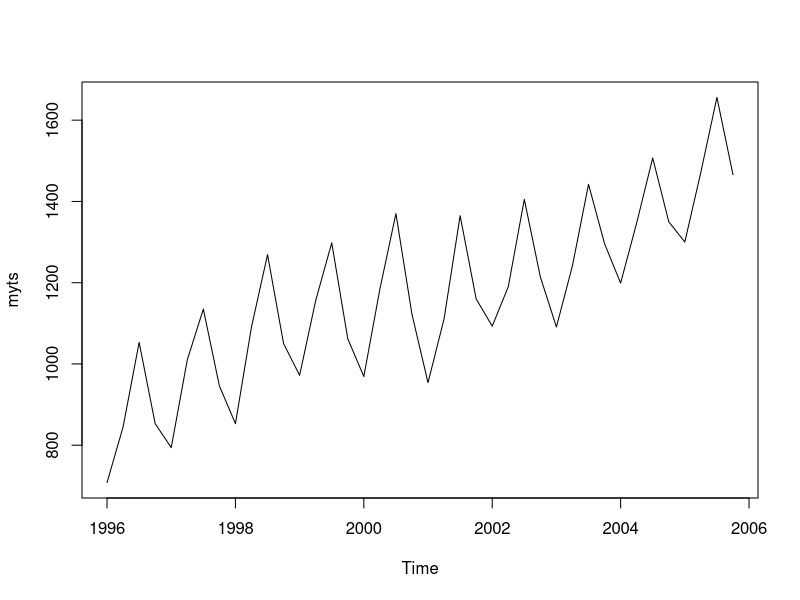
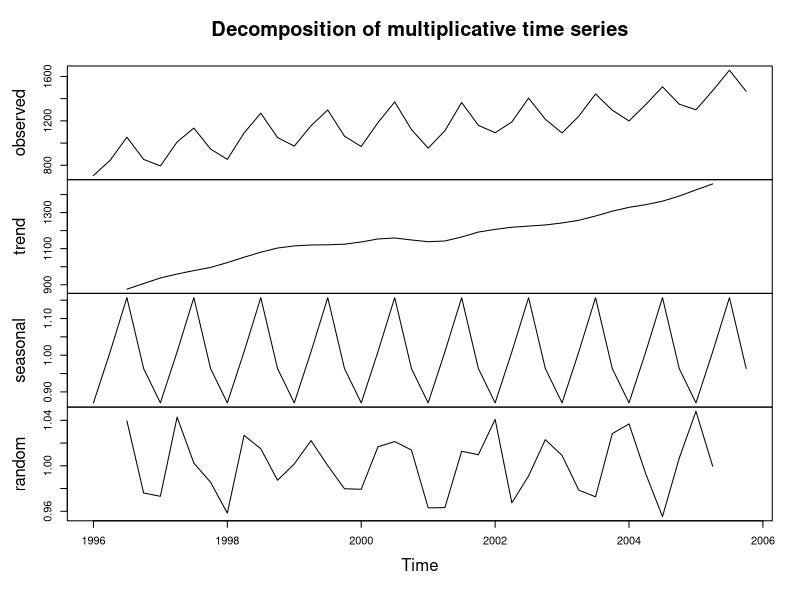
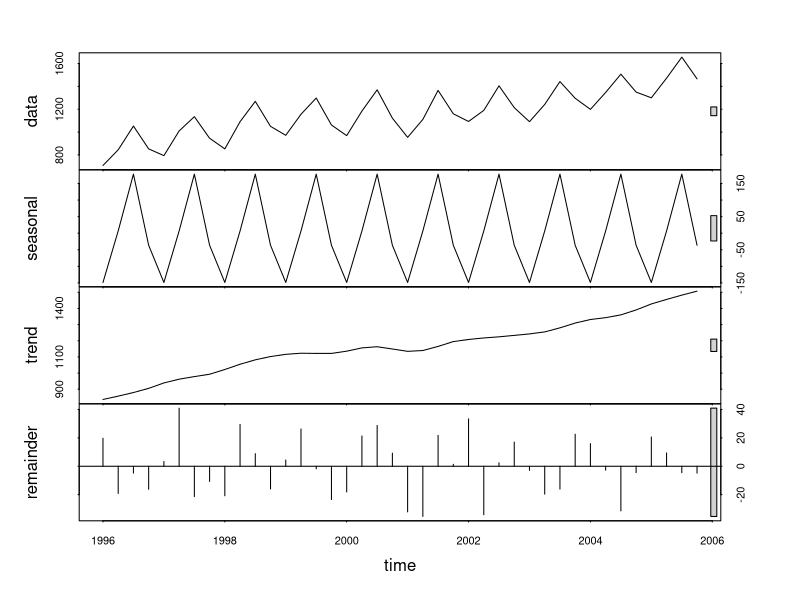
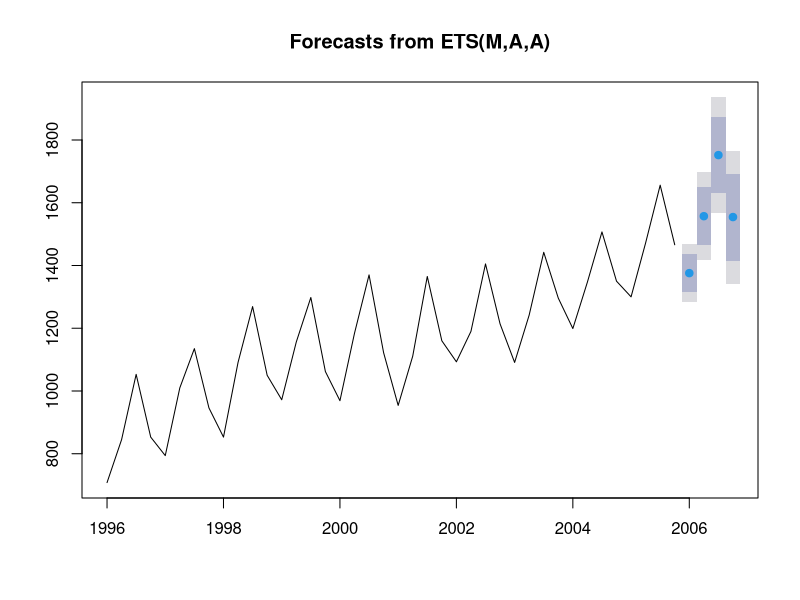
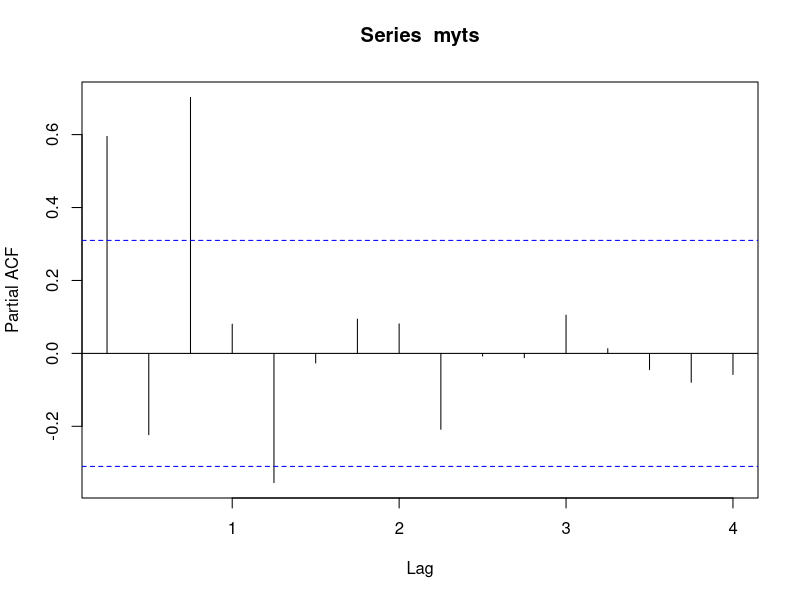
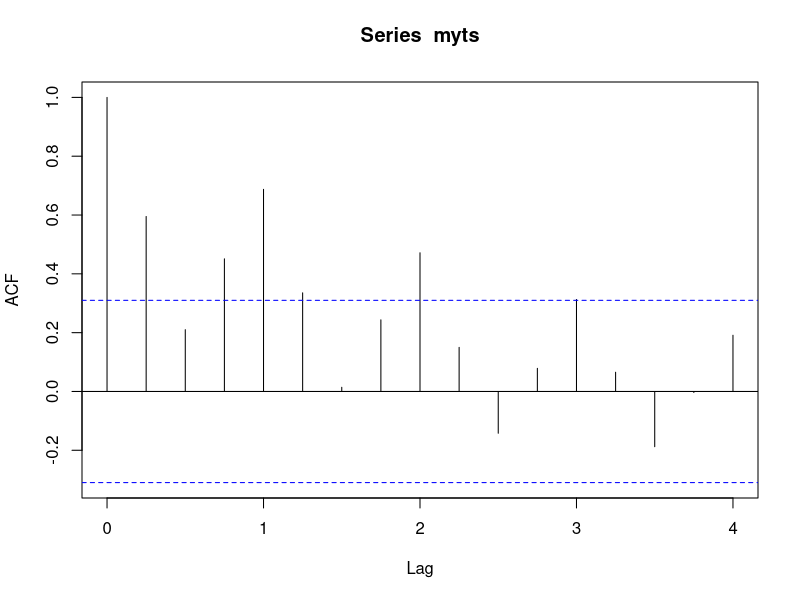
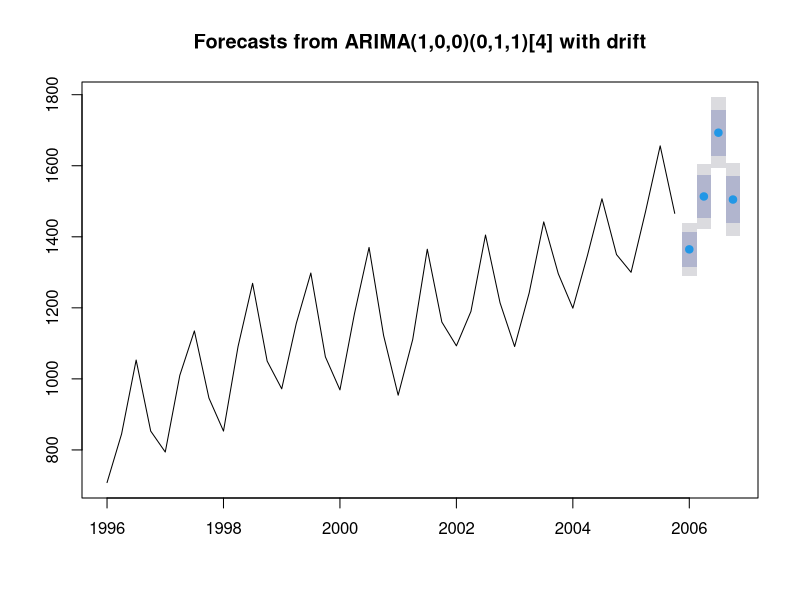
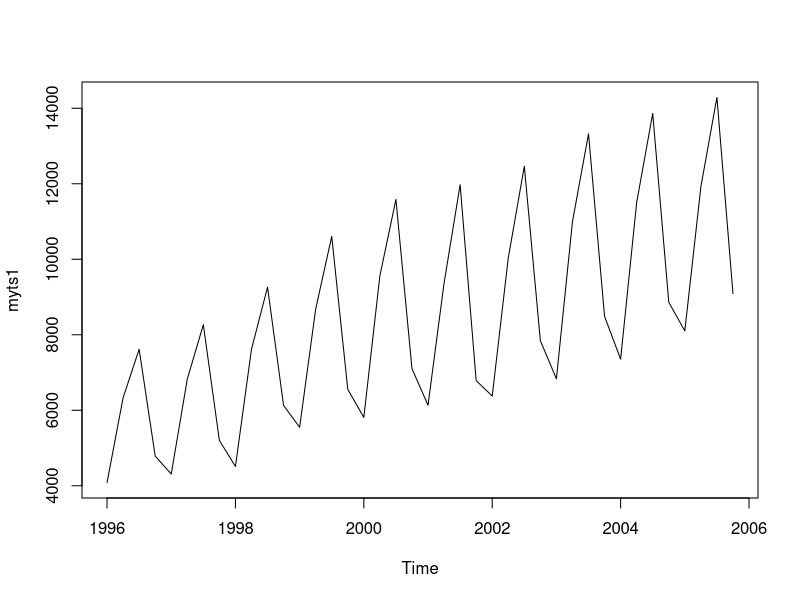

R code for these plots, in order: (Note: this script raises an error after producing the figures.)

tsdata <- read.csv('Book3.csv', header=TRUE, sep=",")
View(tsdata)


###for ireland only
myts   <- ts(tsdata$Ireland, start=c(1996, 1), end=c(2005, 4), frequency=4) 

# plot series
plot(myts)

####decompose function###

fit <- decompose(myts, type = c("multiplicative"))
fit$seasonal
fit$trend
fit$type  #multiplicative
plot(fit)  

##stl()

fit <- stl(myts, s.window="period")
plot(fit)  
print(fit$time.series)  
  
#Exponential Models
#Both the HoltWinters() function in the base installation, and the ets() function in the forecast package, can be used to fit exponential models
#Forecast package
# simple exponential - models level
fit1 <- HoltWinters(myts, beta=FALSE, gamma=FALSE)
ls(fit1)
require(forecast)
accuracy(fit1$fitted, myts) #MAPE = 10.80, MAE = 127

# double exponential - models level and trend
fit2 <- HoltWinters(myts, gamma=FALSE)
accuracy(fit2$fitted, myts)
# triple exponential - models level, trend, and seasonal components
fit3 <- HoltWinters(myts)
accuracy(fit3$fitted, myts) #MAPE - 3.304
forecast(fit3, 2)

# predictive accuracy
library(forecast)

###using ets function
fit<-ets(myts)
accuracy(fit$fitted, myts) # MAPE = 2.428
summary(fit)
x <-forecast(fit, 4)  # predict next four future values
plot(forecast(fit, 4))

###
ndiffs(myts)

###
pacf(myts)
acf(myts)

# fit an ARIMA model of order P, D, Q
fit <- arima(myts, order=c(1, 0, 1))
summary(fit)  #MAPE = 10.389

fit <-auto.arima(myts)
ls(fit)
fit$model
fit$series
summary(fit)   ##MAPE = 2.492

# predictive accuracy
library(forecast)
accuracy(fit)

# predict next 4 observations
library(forecast)
forecast(fit, 4)
plot(forecast(fit, 4))

#Automated Forecasting
#The forecast package provides functions for the automatic selection of exponential and ARIMA models. 
#The ets() function supports both additive and multiplicative models. 
#The auto.arima() function can handle both seasonal and nonseasonal ARIMA models. Models are chosen to maximize one of several fit criteria.


##for other EU - not IRELAND##
myts1 <- ts(tsdata$Other.EU.not.Ireland, start=c(1996, 1), end=c(2005, 4), frequency=4) 

# plot series
plot(myts1)

####decompose function###

fit <- decompose(myts1, type = c("multiplicative"))
fit$seasonal
fit$trend
fit$type  
plot(fit)  

##stl()

fit <- stl(myts1, s.window="period")
plot(fit)  
print(fit$time.series)  


# predictive accuracy
library(forecast)
accuracy(fit)

fit<-ets(myts1)
accuracy(fit$fitted, myts1) #MAPE - 2.279
summary(fit)
y <- forecast(fit, 4)
plot(forecast(fit, 4))

# predict next four future values
forecast(fit, 4)
plot(forecast(fit, 4))

###
ndiffs(myts1)

###
pacf(myts)
acf(myts1)

# fit an ARIMA model of order P, D, Q
fit <- arima(myts1, order=c(0, 1, 0))
summary(fit)

fit <-auto.arima(myts1)
ls(fit)
fit$model
fit$series
summary(fit)  #3.094999 accuracy

# predictive accuracy
library(forecast)
accuracy(fit)

# predict next 4 observations
library(forecast)
forecast(fit, 4)
plot(forecast(fit, 4))




  ####### for rest of Europe ########
  
  ##for rest europe##
  myts3 <- ts(tsdata$Rest.of.Europe..and.Med, start=c(1996, 1), end=c(2005, 4), frequency=4) 
  
  # plot series
  plot(myts3)
  
  ####decompose function###
  fit <- decompose(myts3, type = c("multiplicative"))
  fit$seasonal
  fit$trend
  fit$type  
  plot(fit)  
  
  ##stl()
  
  fit <- stl(myts3, s.window="period")
  plot(fit)  
  print(fit$time.series)  
  
  
  # predictive accuracy
  library(forecast)
  accuracy(fit)
  
  fit<-ets(myts3)
  accuracy(fit$fitted, myts3)   ###MAPE - 2.8717
  summary(fit)
  
  # predict next four future values
  u <- forecast(fit, 4)
  plot(forecast(fit, 4))
  
  ###
  ndiffs(myts3)
  
  ###
  pacf(myts3)
  acf(myts3)
  
  # fit an ARIMA model of order P, D, Q
  fit <- arima(myts3, order=c(1, 0, 1))
  summary(fit)
  
  fit <-auto.arima(myts3)
  ls(fit)
  fit$model
  fit$series
  summary(fit)  # MAPE - 3.568
  
  # predictive accuracy
  library(forecast)
  
  # predict next 4 observations
  forecast(fit, 4)
  plot(forecast(fit, 4))
  
  
  ####### for rest of world########
  
  myts4 <- ts(tsdata$Rest.of.World, start=c(1996, 1), end=c(2005, 4), frequency=4) 
  
  # plot series
  plot(myts4)
  
  ####decompose function###
  fit <- decompose(myts4, type = c("multiplicative"))
  fit$seasonal
  fit$trend
  fit$type  
  plot(fit)  
  
  ##stl()
  
  fit <- stl(myts4, s.window="period")
  plot(fit)  
  print(fit$time.series)  
  
  # simple exponential - models level
  fit1 <- HoltWinters(myts4, beta=FALSE, gamma=FALSE)
  ls(fit1)
  require(forecast)
  accuracy(fit1$fitted, myts4)
  
  # double exponential - models level and trend
  fit2 <- HoltWinters(myts4, gamma=FALSE)
  accuracy(fit2$fitted, myts4)
  # triple exponential - models level, trend, and seasonal components
  fit3 <- HoltWinters(myts4)
  accuracy(fit3$fitted, myts4)
  forecast(fit3, 4) ##8.74 acc
  
  # predictive accuracy
  library(forecast)
  
  fit<-ets(myts4)
  accuracy(fit$fitted, myts4) ##7.70 is MAPE
  summary(fit) 
  
  # predict next four future values
  v <- forecast(fit, 4)
  plot(forecast(fit, 4))
  

  # fit an ARIMA model of order P, D, Q
  fit <- arima(myts4, order=c(1, 0, 1))
  summary(fit)
  
  fit <-auto.arima(myts4)
  ls(fit)
  fit$model
  fit$series
  summary(fit)  #8.607 is the accuracy
  
  # predictive accuracy
  library(forecast)
  accuracy(fit)
  
  # predict next 4 observations
  library(forecast)
  forecast(fit, 4)
  plot(forecast(fit, 4))
  
  
  
  #for total##
  myts5 <- ts(tsdata$Total, start=c(1996, 1), end=c(2005, 4), frequency=4) 
  
  # plot series
  plot(myts5)
  
  ####decompose function###
  fit <- decompose(myts5, type = c("multiplicative"))
  fit$seasonal
  fit$trend
  fit$type  
  plot(fit)  
  
  ##stl()
  
  fit <- stl(myts5, s.window="period")
  plot(fit)  
  print(fit$time.series)  
  
  
  # predictive accuracy
  library(forecast)
  
  fit<-ets(myts5)
  accuracy(fit$fitted, myts5) ##MAPE = 1.9487
  summary(fit)
  
  # predict next four future values
  z <- forecast(fit, 4)
  plot(forecast(fit, 4))
  
  ###
  ndiffs(myts5)
  
  ###
  pacf(myts5)
  acf(myts5)
  
  # fit an ARIMA model of order P, D, Q
  fit <- arima(myts5, order=c(1, 0, 1))
  summary(fit)
  
  fit <-auto.arima(myts5)
  ls(fit)
  fit$model
  fit$series
  summary(fit)  #2.429914 is the accuracy
  
  # predictive accuracy
  library(forecast)
  accuracy(fit)
  
  # predict next 4 observations
  library(forecast)
  forecast(fit, 4)
  total <-  plot(forecast(fit, 4))
  
  